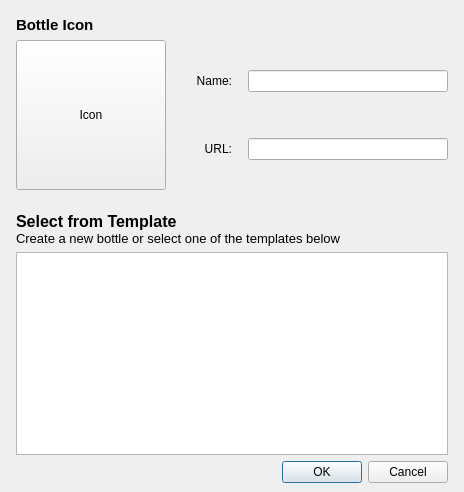
<?xml version="1.0" encoding="UTF-8"?>
<ui version="4.0">
 <class>CreateBottleDialog</class>
 <widget class="QDialog" name="CreateBottleDialog">
  <property name="geometry">
   <rect>
    <x>0</x>
    <y>0</y>
    <width>462</width>
    <height>492</height>
   </rect>
  </property>
  <property name="sizePolicy">
   <sizepolicy hsizetype="Fixed" vsizetype="Preferred">
    <horstretch>0</horstretch>
    <verstretch>0</verstretch>
   </sizepolicy>
  </property>
  <property name="windowTitle">
   <string>Create Bottle</string>
  </property>
  <layout class="QGridLayout" name="gridLayout">
   <property name="leftMargin">
    <number>16</number>
   </property>
   <property name="topMargin">
    <number>16</number>
   </property>
   <property name="rightMargin">
    <number>16</number>
   </property>
   <property name="bottomMargin">
    <number>9</number>
   </property>
   <item row="0" column="0">
    <widget class="QLabel" name="label_4">
     <property name="text">
      <string>&lt;!DOCTYPE HTML PUBLIC &quot;-//W3C//DTD HTML 4.0//EN&quot; &quot;http://www.w3.org/TR/REC-html40/strict.dtd&quot;&gt;
&lt;html&gt;&lt;head&gt;&lt;meta name=&quot;qrichtext&quot; content=&quot;1&quot; /&gt;&lt;style type=&quot;text/css&quot;&gt;
p, li { white-space: pre-wrap; }
&lt;/style&gt;&lt;/head&gt;&lt;body style=&quot; font-family:'Ubuntu'; font-size:11pt; font-weight:400; font-style:normal;&quot;&gt;
&lt;p style=&quot; margin-top:0px; margin-bottom:0px; margin-left:0px; margin-right:0px; -qt-block-indent:0; text-indent:0px;&quot;&gt;&lt;span style=&quot; font-weight:600;&quot;&gt;Bottle Icon&lt;/span&gt;&lt;/p&gt;&lt;/body&gt;&lt;/html&gt;</string>
     </property>
     <property name="margin">
      <number>0</number>
     </property>
    </widget>
   </item>
   <item row="1" column="0">
    <layout class="QHBoxLayout" name="horizontalLayout_3">
     <property name="sizeConstraint">
      <enum>QLayout::SetDefaultConstraint</enum>
     </property>
     <property name="bottomMargin">
      <number>16</number>
     </property>
     <item>
      <layout class="QVBoxLayout" name="verticalLayout_2">
       <item>
        <widget class="QPushButton" name="chooseIconButton">
         <property name="sizePolicy">
          <sizepolicy hsizetype="Minimum" vsizetype="Minimum">
           <horstretch>0</horstretch>
           <verstretch>0</verstretch>
          </sizepolicy>
         </property>
         <property name="minimumSize">
          <size>
           <width>150</width>
           <height>150</height>
          </size>
         </property>
         <property name="text">
          <string>Icon</string>
         </property>
         <property name="iconSize">
          <size>
           <width>128</width>
           <height>128</height>
          </size>
         </property>
        </widget>
       </item>
      </layout>
     </item>
     <item>
      <layout class="QVBoxLayout" name="verticalLayout">
       <property name="spacing">
        <number>16</number>
       </property>
       <item>
        <layout class="QHBoxLayout" name="horizontalLayout">
         <item>
          <widget class="QLabel" name="label">
           <property name="sizePolicy">
            <sizepolicy hsizetype="Minimum" vsizetype="Preferred">
             <horstretch>0</horstretch>
             <verstretch>0</verstretch>
            </sizepolicy>
           </property>
           <property name="minimumSize">
            <size>
             <width>60</width>
             <height>0</height>
            </size>
           </property>
           <property name="text">
            <string>Name:</string>
           </property>
           <property name="alignment">
            <set>Qt::AlignRight|Qt::AlignTrailing|Qt::AlignVCenter</set>
           </property>
          </widget>
         </item>
         <item>
          <widget class="QLineEdit" name="nameEntry">
           <property name="sizePolicy">
            <sizepolicy hsizetype="Preferred" vsizetype="Fixed">
             <horstretch>0</horstretch>
             <verstretch>0</verstretch>
            </sizepolicy>
           </property>
           <property name="minimumSize">
            <size>
             <width>200</width>
             <height>0</height>
            </size>
           </property>
          </widget>
         </item>
        </layout>
       </item>
       <item>
        <layout class="QHBoxLayout" name="horizontalLayout_2">
         <item>
          <widget class="QLabel" name="label_2">
           <property name="sizePolicy">
            <sizepolicy hsizetype="Minimum" vsizetype="Preferred">
             <horstretch>0</horstretch>
             <verstretch>0</verstretch>
            </sizepolicy>
           </property>
           <property name="minimumSize">
            <size>
             <width>60</width>
             <height>0</height>
            </size>
           </property>
           <property name="text">
            <string>URL:</string>
           </property>
           <property name="alignment">
            <set>Qt::AlignRight|Qt::AlignTrailing|Qt::AlignVCenter</set>
           </property>
          </widget>
         </item>
         <item>
          <widget class="QLineEdit" name="urlEntry">
           <property name="sizePolicy">
            <sizepolicy hsizetype="Preferred" vsizetype="Fixed">
             <horstretch>0</horstretch>
             <verstretch>0</verstretch>
            </sizepolicy>
           </property>
           <property name="minimumSize">
            <size>
             <width>200</width>
             <height>0</height>
            </size>
           </property>
          </widget>
         </item>
        </layout>
       </item>
      </layout>
     </item>
    </layout>
   </item>
   <item row="2" column="0">
    <widget class="QLabel" name="label_3">
     <property name="text">
      <string>&lt;!DOCTYPE HTML PUBLIC &quot;-//W3C//DTD HTML 4.0//EN&quot; &quot;http://www.w3.org/TR/REC-html40/strict.dtd&quot;&gt;
&lt;html&gt;&lt;head&gt;&lt;meta name=&quot;qrichtext&quot; content=&quot;1&quot; /&gt;&lt;style type=&quot;text/css&quot;&gt;
p, li { white-space: pre-wrap; }
&lt;/style&gt;&lt;/head&gt;&lt;body style=&quot; font-family:'Ubuntu'; font-size:11pt; font-weight:400; font-style:normal;&quot;&gt;
&lt;p style=&quot; margin-top:0px; margin-bottom:0px; margin-left:0px; margin-right:0px; -qt-block-indent:0; text-indent:0px;&quot;&gt;&lt;span style=&quot; font-size:12pt; font-weight:600;&quot;&gt;Select from Template&lt;/span&gt;&lt;/p&gt;
&lt;p style=&quot; margin-top:0px; margin-bottom:0px; margin-left:0px; margin-right:0px; -qt-block-indent:0; text-indent:0px;&quot;&gt;&lt;span style=&quot; font-size:10pt;&quot;&gt;Create a new bottle or select one of the templates below&lt;/span&gt;&lt;/p&gt;&lt;/body&gt;&lt;/html&gt;</string>
     </property>
    </widget>
   </item>
   <item row="3" column="0">
    <widget class="QListWidget" name="listWidget">
     <property name="font">
      <font>
       <pointsize>16</pointsize>
      </font>
     </property>
     <property name="iconSize">
      <size>
       <width>32</width>
       <height>32</height>
      </size>
     </property>
     <property name="spacing">
      <number>2</number>
     </property>
    </widget>
   </item>
   <item row="4" column="0">
    <widget class="QDialogButtonBox" name="buttonBox">
     <property name="orientation">
      <enum>Qt::Horizontal</enum>
     </property>
     <property name="standardButtons">
      <set>QDialogButtonBox::Cancel|QDialogButtonBox::Ok</set>
     </property>
    </widget>
   </item>
  </layout>
 </widget>
 <resources/>
 <connections>
  <connection>
   <sender>buttonBox</sender>
   <signal>accepted()</signal>
   <receiver>CreateBottleDialog</receiver>
   <slot>accept()</slot>
   <hints>
    <hint type="sourcelabel">
     <x>248</x>
     <y>254</y>
    </hint>
    <hint type="destinationlabel">
     <x>157</x>
     <y>274</y>
    </hint>
   </hints>
  </connection>
  <connection>
   <sender>buttonBox</sender>
   <signal>rejected()</signal>
   <receiver>CreateBottleDialog</receiver>
   <slot>reject()</slot>
   <hints>
    <hint type="sourcelabel">
     <x>316</x>
     <y>260</y>
    </hint>
    <hint type="destinationlabel">
     <x>286</x>
     <y>274</y>
    </hint>
   </hints>
  </connection>
 </connections>
</ui>
